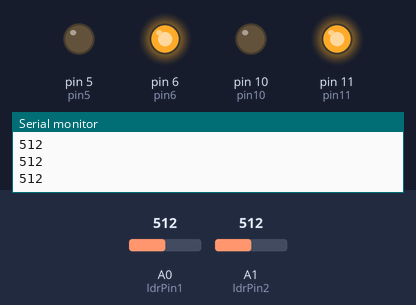
The sketch below on a simulated Arduino Uno, built with avr-gcc and run on an emulated ATmega328P. Shown: output pins drawn as LEDs (lit = HIGH), the last lines printed to the serial monitor. Inputs (shaded band) come from the test bench; at power-on: A0 (ldrPin1) = 512, A1 (ldrPin2) = 512.

Above: at 1.2 s.
1.3 s: A0 (ldrPin1) set to 210
4.3 s: A0 (ldrPin1) set to 187
At 4.7 s:
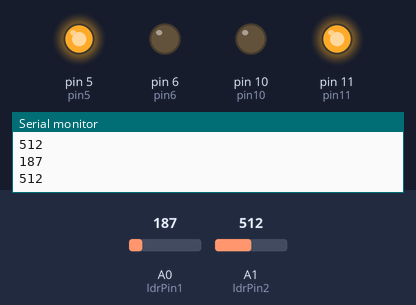
5.8 s: A0 (ldrPin1) set to 306
At 7.6 s:
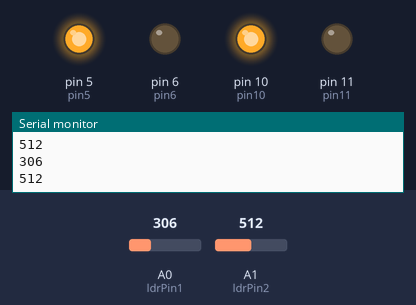
8.8 s: A1 (ldrPin2) set to 209
10.3 s: A1 (ldrPin2) set to 188
At 11.5 s:
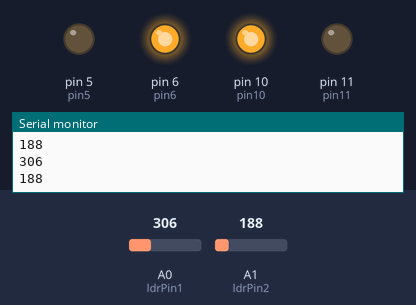
11.8 s: A1 (ldrPin2) set to 210
At 14.7 s:
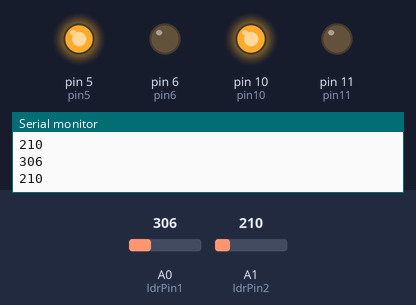
Timing chart, 0 to 15.8 s (numbered marks = the images above; inputs shaded):
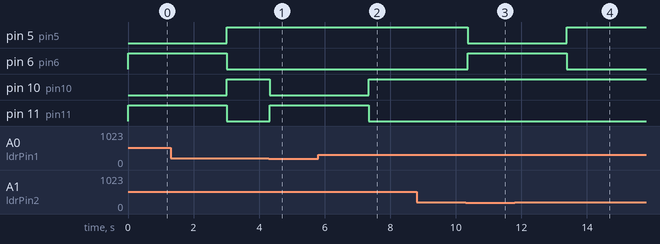

The sketch:

tagetCode.ino
```cpp
const int ldrPin1 = A0;  // Pin connected to the LDR module's S pin
const int ldrPin2 = A1;  // Pin connected to the LDR module's S pin
const int pin5 = 5;
const int pin6 = 6;
const int pin10 = 10;
const int pin11 = 11;
int ldrValue1 = 0;       // Variable to store the LDR value
int ldrValue2 = 0;       // Variable to store the LDR value
int score = 0;
unsigned long lastHitTime1 = 0;  // To store the time when the laser was last detected
unsigned long lastHitTime2 = 0;  // To store the time when the laser was last detected
unsigned long disableTime = 3000;  // Disable target for 1 second (1000 milliseconds)

void setup() {
  Serial.begin(9600);  // Start Serial communication for debugging
  pinMode(pin5, OUTPUT);
  pinMode(pin6, OUTPUT);
  pinMode(pin10, OUTPUT);
  pinMode(pin11, OUTPUT);
  digitalWrite(pin5, LOW);
  digitalWrite(pin6, LOW);
  digitalWrite(pin10, LOW);
  digitalWrite(pin11, LOW);
}

void loop() {
  ldrValue1 = analogRead(ldrPin1);  // Read the analog value from the LDR
  Serial.println(ldrValue1);


  // Check if the LDR value indicates that the laser is on it
  if (ldrValue1 < 200) {  // Adjust threshold based on your laser's intensity

    if (millis() - lastHitTime1 >= disableTime) {
          score++; // Add to score
          Serial.println("Laser Detected!");  // Laser is detected (light is high)
          Serial.print("Score: ");
          Serial.println(score);
          lastHitTime1 = millis();
      }

    }

    if (millis() - lastHitTime1 >= disableTime) {
      digitalWrite(pin10, HIGH);
      digitalWrite(pin11, LOW);

    } else {

      digitalWrite(pin10, LOW);
      digitalWrite(pin11, HIGH);
    }

  // 2nd sensor
  ldrValue2 = analogRead(ldrPin2);  // Read the analog value from the LDR
  Serial.println(ldrValue2);

  if (ldrValue2 < 200) {  // Adjust threshold based on your laser's intensity
    if (millis() - lastHitTime2 >= disableTime) {
      score++;  // Add to score
      Serial.println("Laser Detected!");  // Laser is detected (light is high)
      Serial.print("Score: ");
      Serial.println(score);
      lastHitTime2 = millis();
    }
  }

  // Handle the LED states based on the time since the last laser hit
  if (millis() - lastHitTime2 >= disableTime) {
    digitalWrite(pin5, HIGH); // Turn on the first LED
    digitalWrite(pin6, LOW);  // Turn off the second LED

  } else {
    digitalWrite(pin5, LOW);  // Turn off the first LED
    digitalWrite(pin6, HIGH); // Turn on the second LED
  }

  delay(100);  // Delay to avoid overwhelming the Serial Monitor
}
```

Measured:
- the behaviour switches between 200 and 199 on A0 (ldrPin1) (found by bisection; images 0 and 1)
- the behaviour switches between 200 and 199 on A1 (ldrPin2) (found by bisection; images 2 and 3)
- after the input at 4.3 s, pin 10 (pin10): HIGH → LOW at once; pin 11 (pin11): LOW → HIGH at once
- after the input at 5.8 s, pin 10 (pin10): LOW → HIGH after 1.5 s; pin 11 (pin11): HIGH → LOW after 1.5 s
- after the input at 10.3 s, pin 5 (pin5): HIGH → LOW after 0.06 s; pin 6 (pin6): LOW → HIGH after 0.06 s
- after the input at 11.8 s, pin 5 (pin5): LOW → HIGH after 1.6 s; pin 6 (pin6): HIGH → LOW after 1.6 s
